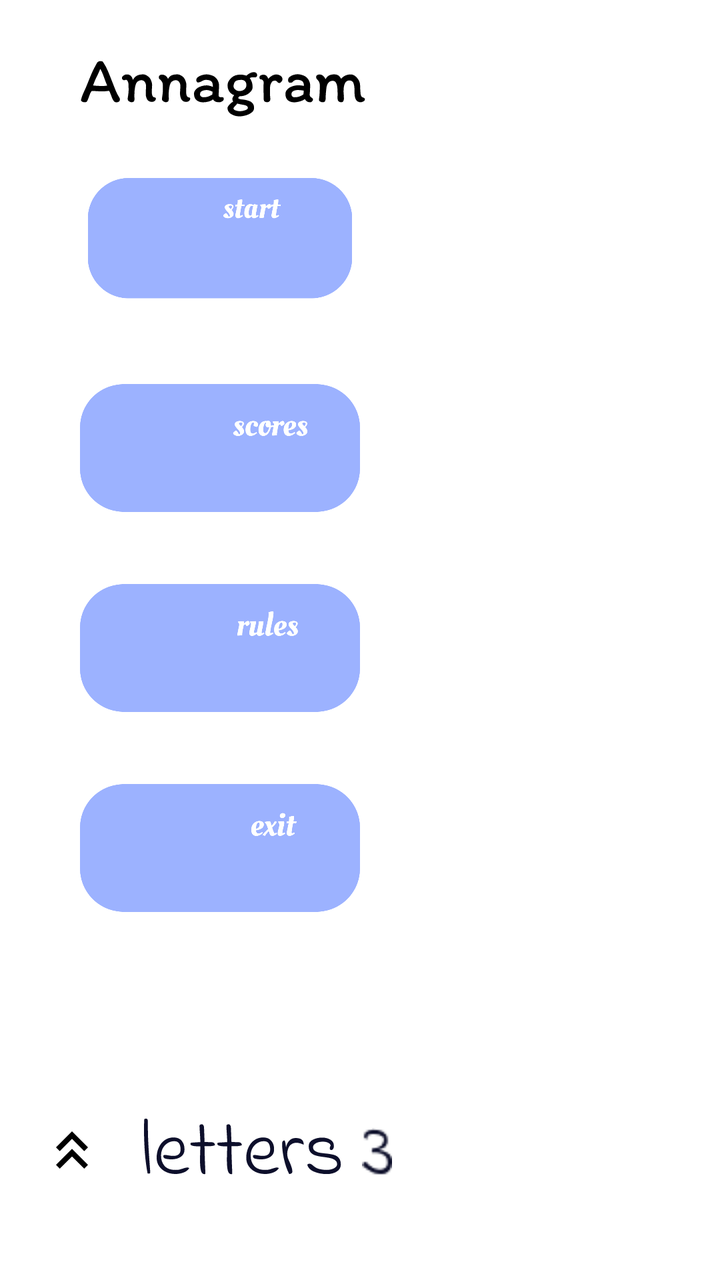
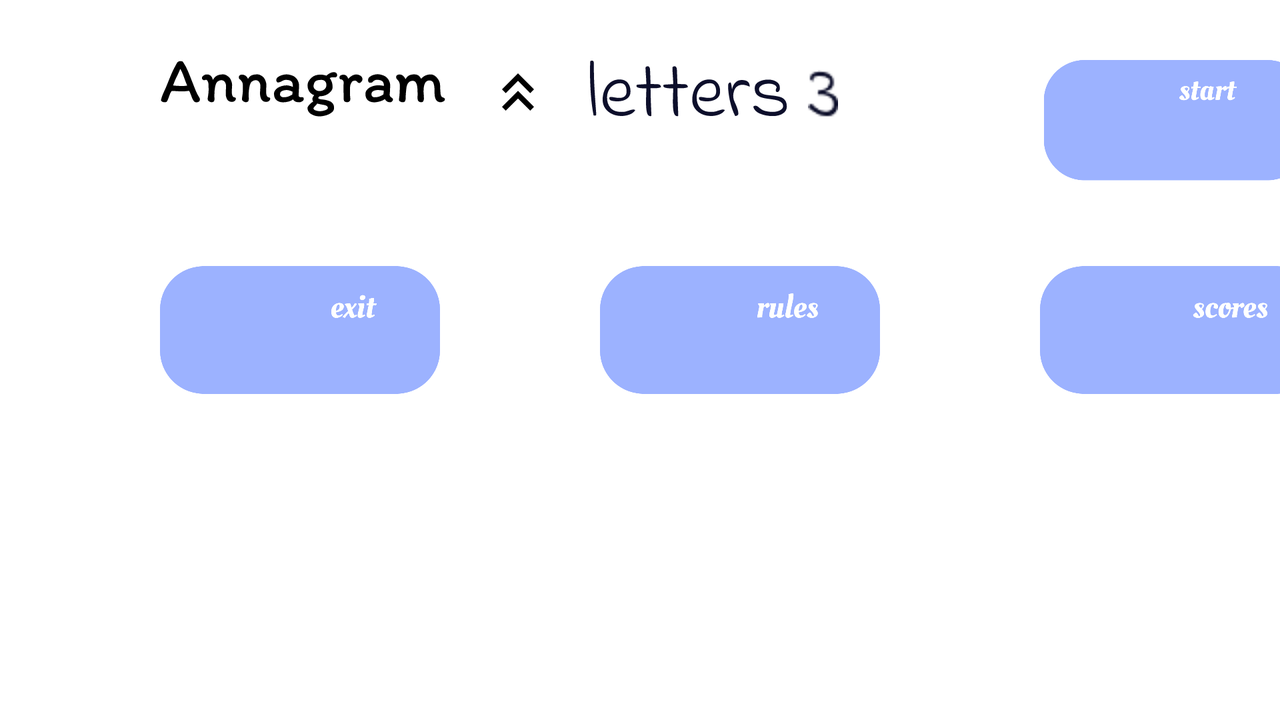

An Android layout and its configuration variant, each rendered on a device that would load it. The default file and the variant file are quoted in full after the pictures.
<!-- AndroidManifest.xml: application theme Theme.Slova -->
<!-- res/layout/activity_main.xml -->
<?xml version="1.0" encoding="utf-8"?>
<androidx.constraintlayout.widget.ConstraintLayout xmlns:android="http://schemas.android.com/apk/res/android"
    xmlns:app="http://schemas.android.com/apk/res-auto"
    xmlns:tools="http://schemas.android.com/tools"
    android:layout_width="match_parent"
    android:layout_height="match_parent"
    tools:context=".MainActivity"
    android:background="@drawable/bg_v"
    >


    <ImageView
        android:id="@+id/imageViewStart"
        android:layout_width="140dp"
        android:layout_height="70dp"
        android:layout_marginLeft="40dp"
        app:layout_constraintLeft_toLeftOf="parent"
        app:srcCompat="@drawable/start"
        app:layout_constraintTop_toBottomOf="@+id/imageView"
        android:layout_marginTop="30dp"
        />

    <ImageView
        android:id="@+id/imageViewScores"
        android:layout_width="140dp"
        android:layout_height="70dp"
        app:srcCompat="@drawable/scores"
        app:layout_constraintLeft_toLeftOf="parent"
        app:layout_constraintTop_toBottomOf="@+id/imageViewStart"
        android:layout_marginTop="30dp"
        android:layout_marginLeft="40dp"
         />

    <ImageView
        android:id="@+id/imageViewRules"
        android:layout_width="140dp"
        android:layout_height="70dp"
        app:srcCompat="@drawable/rules"
        app:layout_constraintLeft_toLeftOf="parent"
        app:layout_constraintTop_toBottomOf="@+id/imageViewScores"
        android:layout_marginLeft="40dp"
        android:layout_marginTop="30dp"
         />

    <ImageView
        android:id="@+id/imageViewExit"
        android:layout_width="140dp"
        android:layout_height="70dp"
        app:srcCompat="@drawable/exit"
        app:layout_constraintLeft_toLeftOf="parent"
        app:layout_constraintTop_toBottomOf="@+id/imageViewRules"
        android:layout_marginLeft="40dp"
        android:layout_marginTop="30dp"
/>

    <ImageView
        android:id="@+id/imageView"
        android:layout_width="wrap_content"
        android:layout_height="wrap_content"
        app:srcCompat="@drawable/ic_annagram"
        app:layout_constraintLeft_toLeftOf="parent"
        app:layout_constraintTop_toTopOf="parent"
        android:layout_marginLeft="40dp"
        android:layout_marginTop="30dp"

        />

    <ImageView
        android:id="@+id/imageLetters"
        android:layout_width="wrap_content"
        android:layout_height="wrap_content"
        app:srcCompat="@drawable/ic_letters"
        app:layout_constraintLeft_toRightOf="@+id/imageUp"
        app:layout_constraintTop_toBottomOf="@+id/imageViewExit"
        android:layout_marginTop="100dp"
        android:layout_marginLeft="20dp"
         />

    <ImageView
        android:id="@+id/imageUp"
        android:layout_width="wrap_content"
        android:layout_height="wrap_content"
        app:srcCompat="@drawable/ic_baseline_keyboard_double_arrow_up_24"
        app:layout_constraintLeft_toLeftOf="parent"
        app:layout_constraintTop_toBottomOf="@+id/imageViewExit"
        android:layout_marginTop="100dp"
        android:layout_marginLeft="20dp"
         />

    <ImageView
        android:id="@+id/imageDown"
        android:layout_width="wrap_content"
        android:layout_height="wrap_content"
        app:srcCompat="@drawable/ic_baseline_keyboard_double_arrow_down_24"
        app:layout_constraintLeft_toRightOf="@+id/imageLevel"
        app:layout_constraintTop_toBottomOf="@+id/imageViewExit"
        android:layout_marginTop="100dp"
        android:layout_marginLeft="20dp"
         />

    <ImageView
        android:id="@+id/imageLevel"
        android:layout_width="wrap_content"
        android:layout_height="wrap_content"
        app:srcCompat="@drawable/thre"
        app:layout_constraintLeft_toRightOf="@+id/imageLetters"
        app:layout_constraintTop_toBottomOf="@+id/imageViewExit"
        android:layout_marginLeft="10dp"
        android:layout_marginTop="105dp"
        />


</androidx.constraintlayout.widget.ConstraintLayout>
<!-- resources referenced by this layout -->
<resources>
  <!-- drawable exit: png bitmap (drawable, 13886 bytes) -->
  <!-- drawable ic_annagram: vector/xml drawable (drawable, 13227 chars, omitted) -->
  <!-- drawable ic_baseline_keyboard_double_arrow_up_24 (drawable) -->
  <vector android:height="32dp" android:tint="#000000"
      android:viewportHeight="24" android:viewportWidth="24"
      android:width="32dp" xmlns:android="http://schemas.android.com/apk/res/android">
      <path android:fillColor="@android:color/white" android:pathData="M6,17.59l1.41,1.41l4.59,-4.58l4.59,4.58l1.41,-1.41l-6,-6z"/>
      <path android:fillColor="@android:color/white" android:pathData="M6,11l1.41,1.41l4.59,-4.58l4.59,4.58l1.41,-1.41l-6,-6z"/>
  </vector>
  <!-- drawable ic_letters: vector/xml drawable (drawable, 7126 chars, omitted) -->
  <!-- drawable rules: png bitmap (drawable, 14948 bytes) -->
  <!-- drawable scores: png bitmap (drawable, 15403 bytes) -->
  <!-- drawable start: png bitmap (drawable, 14899 bytes) -->
  <!-- drawable thre: png bitmap (drawable-v24, 628 bytes) -->
  <style name="Theme.Slova" parent="Theme.MaterialComponents.DayNight.DarkActionBar">
          
          <item name="colorPrimary">@color/purple_500</item>
          <item name="colorPrimaryVariant">@color/purple_700</item>
          <item name="colorOnPrimary">@color/white</item>
          
          <item name="colorSecondary">@color/teal_200</item>
          <item name="colorSecondaryVariant">@color/teal_700</item>
          <item name="colorOnSecondary">@color/black</item>
          
          <item name="android:statusBarColor" tools:targetApi="l">?attr/colorPrimaryVariant</item>
          
      </style>
</resources>
<!-- res/layout-land/activity_main.xml (the author's variant of the layout above) -->
<!-- drawn on the phone turned sideways -->
<?xml version="1.0" encoding="utf-8"?>
<androidx.constraintlayout.widget.ConstraintLayout xmlns:android="http://schemas.android.com/apk/res/android"
    xmlns:app="http://schemas.android.com/apk/res-auto"
    xmlns:tools="http://schemas.android.com/tools"
    android:layout_width="match_parent"
    android:layout_height="match_parent"
    android:background="@drawable/bg_h">

    <ImageView
        android:id="@+id/imageViewStart"
        android:layout_width="140dp"
        android:layout_height="70dp"
        app:srcCompat="@drawable/start"
        app:layout_constraintTop_toTopOf="parent"
        app:layout_constraintLeft_toRightOf="@+id/imageView2"
        android:layout_marginLeft="295dp"
        android:layout_marginTop="30dp"

         />

    <ImageView
        android:id="@+id/imageViewExit"
        android:layout_width="140dp"
        android:layout_height="70dp"
        app:srcCompat="@drawable/exit"
        app:layout_constraintTop_toBottomOf="@+id/imageViewStart"
        app:layout_constraintLeft_toLeftOf="parent"
        android:layout_marginLeft="80dp"
        android:layout_marginTop="30dp"
 />

    <ImageView
        android:id="@+id/imageViewRules"
        android:layout_width="140dp"
        android:layout_height="70dp"
        app:srcCompat="@drawable/rules"
        app:layout_constraintTop_toBottomOf="@+id/imageViewStart"
        app:layout_constraintLeft_toRightOf="@+id/imageViewExit"
        android:layout_marginTop="30dp"
        android:layout_marginLeft="80dp"
 />

    <ImageView
        android:id="@+id/imageViewScores"
         android:layout_width="140dp"
        android:layout_height="70dp"
        app:srcCompat="@drawable/scores"
       app:layout_constraintTop_toBottomOf="@+id/imageViewStart"
        app:layout_constraintLeft_toRightOf="@+id/imageViewRules"
        android:layout_marginTop="30dp"
        android:layout_marginLeft="80dp"
        />

    <ImageView
        android:id="@+id/imageView2"
        android:layout_width="wrap_content"
        android:layout_height="wrap_content"
        app:srcCompat="@drawable/ic_annagram"
        app:layout_constraintLeft_toLeftOf="parent"
        app:layout_constraintTop_toTopOf="parent"
        android:layout_marginTop="30dp"
        android:layout_marginLeft="80dp"
        />


    <ImageView
        android:id="@+id/imageLetters"
        android:layout_width="wrap_content"
        android:layout_height="wrap_content"
        app:srcCompat="@drawable/ic_letters"
        app:layout_constraintLeft_toRightOf="@+id/imageUp"
        app:layout_constraintTop_toTopOf="parent"
        android:layout_marginTop="30dp"
        android:layout_marginLeft="20dp"
        />

    <ImageView
        android:id="@+id/imageUp"
        android:layout_width="wrap_content"
        android:layout_height="wrap_content"
        app:srcCompat="@drawable/ic_baseline_keyboard_double_arrow_up_24"
        app:layout_constraintLeft_toRightOf="@+id/imageView2"
        app:layout_constraintTop_toTopOf="parent"
        android:layout_marginTop="30dp"
        android:layout_marginLeft="20dp"
        />

    <ImageView
        android:id="@+id/imageDown"
        android:layout_width="wrap_content"
        android:layout_height="wrap_content"
        app:srcCompat="@drawable/ic_baseline_keyboard_double_arrow_down_24"
        app:layout_constraintLeft_toRightOf="@+id/imageLevel"
        app:layout_constraintTop_toTopOf="parent"
        android:layout_marginTop="30dp"
        android:layout_marginLeft="20dp"
        />

    <ImageView
        android:id="@+id/imageLevel"
        android:layout_width="wrap_content"
        android:layout_height="wrap_content"
        app:srcCompat="@drawable/thre"
        app:layout_constraintLeft_toRightOf="@+id/imageLetters"
        app:layout_constraintTop_toTopOf="parent"
        android:layout_marginLeft="10dp"
        android:layout_marginTop="35dp"
        />
</androidx.constraintlayout.widget.ConstraintLayout>
